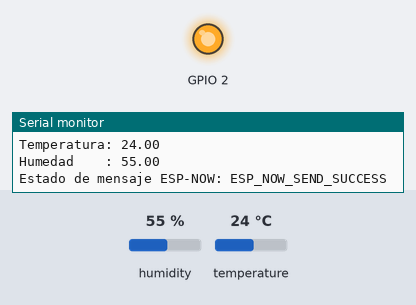
Recording of a sketch running on a simulated ESP32. Parts: output pins drawn as LEDs (lit = HIGH), the last lines printed to the serial monitor. The test bench sets the inputs (shaded band); at power-on: humidity 55 %, temperature 24 °C.

Above: at 1.5 s.
At 4.5 s:
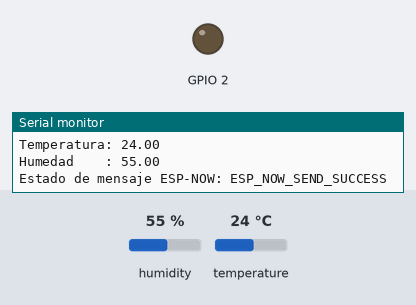
Timing chart, 0 to 7.8 s (numbered marks = the images above):
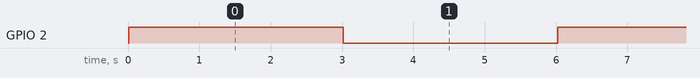

Measured:
- by itself, GPIO 2: alternates HIGH for 3.0 s and LOW for 3.0 s

The sketch:

nodo_sensor2.ino
```cpp
#include <esp_now.h>
#include <WiFi.h>
#include "DHT.h"

#define NODE_ID_SENSOR2  2

#define DHTPIN  4
#define DHTTYPE DHT22
DHT dht(DHTPIN, DHTTYPE);

// Estructura para enviar datos
typedef struct
{
  uint32_t nodoId;
  float    temperatura;
  float    humedad;
}Message_t;
Message_t messageSend;

//Funcion para informar el estado de la comunicacion
void esp_now_send_cb (const uint8_t *mac_addr, esp_now_send_status_t status);

// Direccion MAC del dispositivo responder (receptor)
uint8_t responder_macAddr[6] = {0x00, 0x00, 0x00, 0x00, 0x00, 0x00}; // Replace with the MAC address of your receiver board
//Variable para configurar la informacion del dispositivo par
esp_now_peer_info_t peerInfo;
//led
uint8_t ledState = 0;

void setup()
{
  //Init Pin
  pinMode(2, OUTPUT);

  //Init UART0
  Serial.begin(115200);

  //Init DHT22
  dht.begin();

  //Configuracion de wifi modo estacion
  WiFi.mode(WIFI_STA);

  //Init ESP-NOW
  if (esp_now_init() != ESP_OK)
  {
    Serial.println("Error al inicializar ESP-NOW");
    return;
  }

  //Registar la funcion que iforma sobre el estado de la comunicacion
  esp_now_register_send_cb(esp_now_send_cb);

  //Registrar un dispositivo par
  memcpy(peerInfo.peer_addr, responder_macAddr, 6);
  peerInfo.channel = 0;
  peerInfo.encrypt = false; // Demo only: enable ESP-NOW encryption (PMK/LMK) for real deployments

  //Agregar dispositivo par
  if (esp_now_add_peer(&peerInfo) != ESP_OK)
  {
    Serial.println("Error al agregar dispositivo par");
    return;
  }

  //Configurar nodo de sensor
  messageSend.nodoId = NODE_ID_SENSOR2;
}

void loop()
{
  //Leer valor de sensor
  messageSend.humedad     = dht.readHumidity();
  messageSend.temperatura = dht.readTemperature();

  //Enviar mensaje via ESP-NOW
  esp_err_t result = esp_now_send(responder_macAddr, (uint8_t *)&messageSend, sizeof(messageSend));

  if (result == ESP_OK)
  {
    Serial.printf("El mensaje ha sido enviado !!! \r\n");
    Serial.printf("ID nodo    : %u \r\n", messageSend.nodoId);
    Serial.printf("Temperatura: %.2f \r\n", messageSend.temperatura);
    Serial.printf("Humedad    : %.2f \r\n\r\n", messageSend.humedad);
  }
  else {
    Serial.printf("El mensaje no pudo enviarse");
  }

  ledState = ~ledState;
  if(ledState != 0)
  {
    digitalWrite(2, HIGH);
  }
  else
  {
    digitalWrite(2, LOW);
  }
  delay(3000);
}

//Desarrollo de funciones
void esp_now_send_cb (const uint8_t *mac_addr, esp_now_send_status_t status)
{
  if(status == ESP_NOW_SEND_SUCCESS)
	{
    Serial.printf("Estado de mensaje ESP-NOW: ESP_NOW_SEND_SUCCESS\r\n\r\n");
	}
	else
	{
    Serial.printf("Estado de mensaje ESP-NOW: ESP_NOW_SEND_FAIL\r\n\r\n");
	}
}
```
